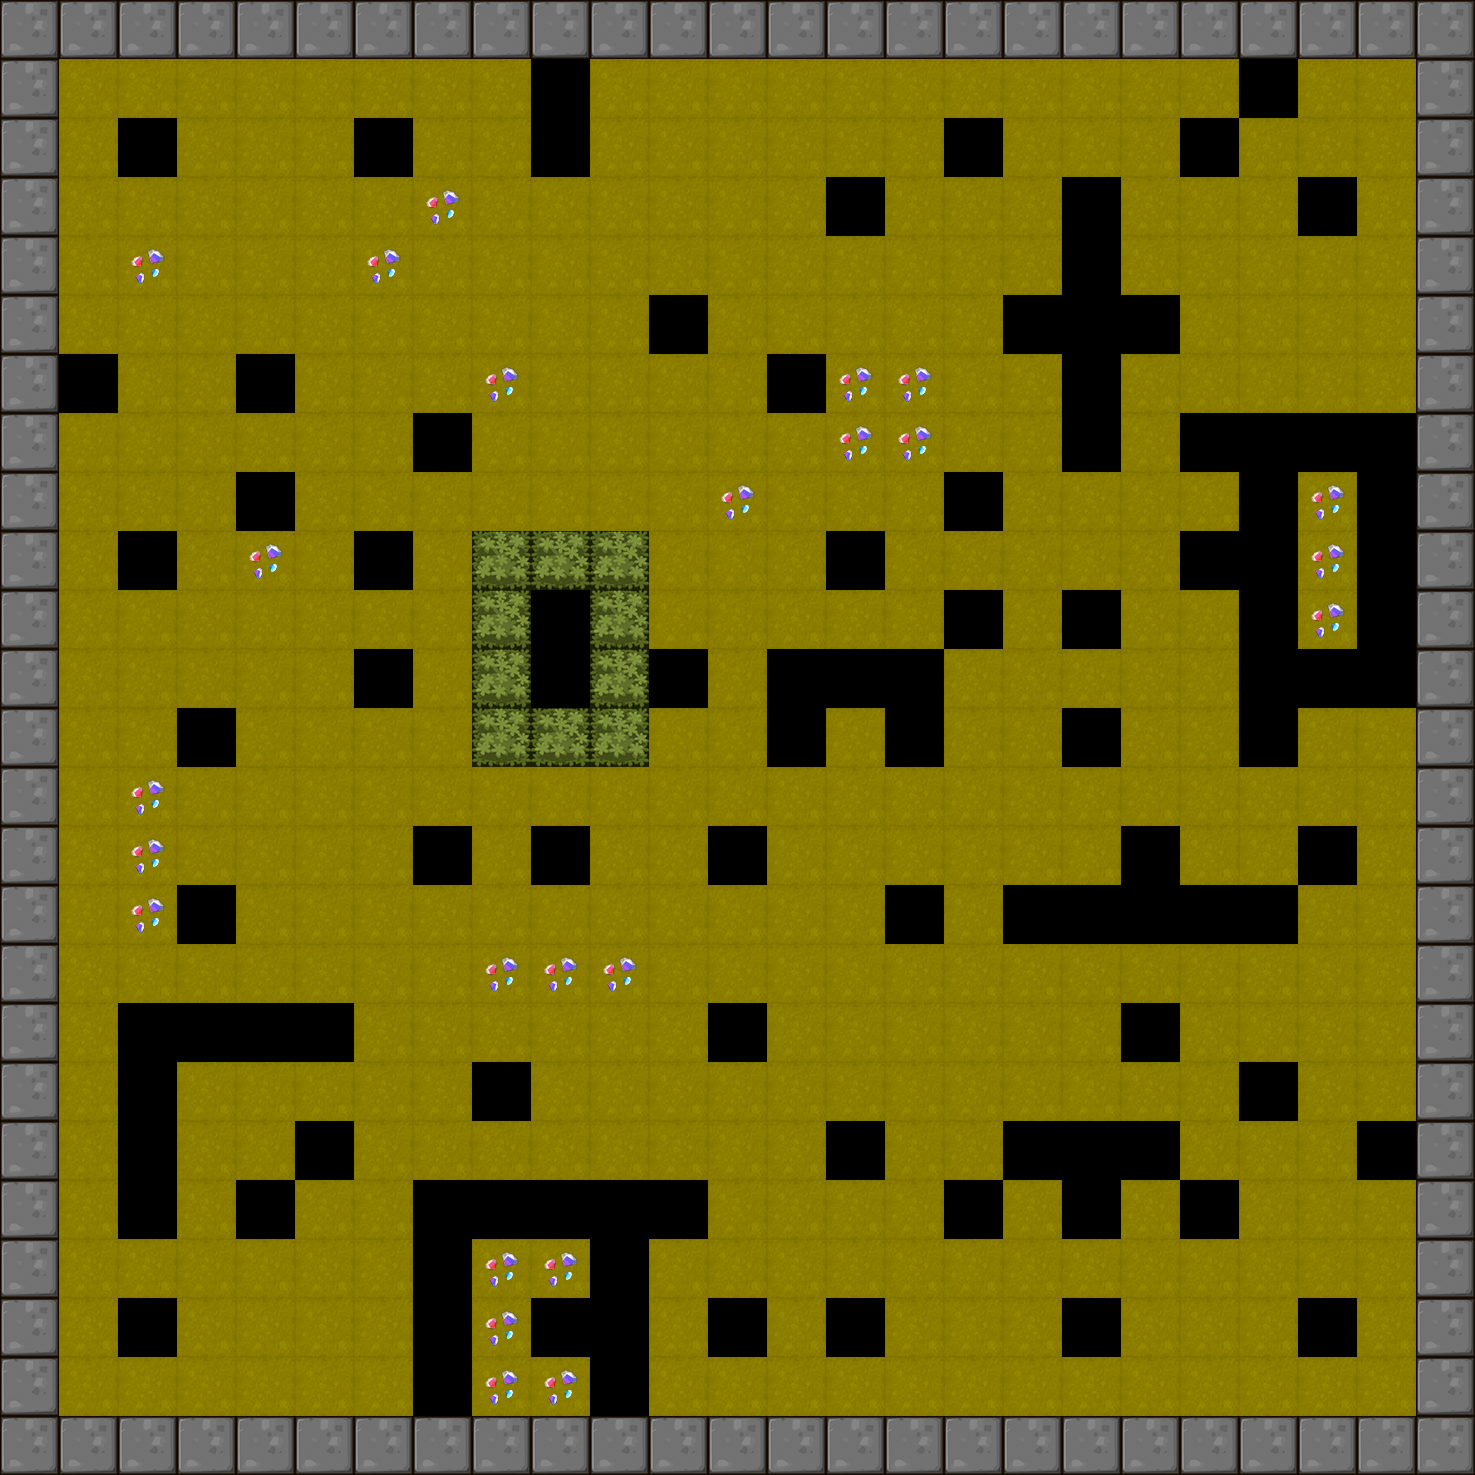

The image is a tile-based game level rendered from a .tmx file. Its description and source (layers, tilesets, objects; grid data summarised) follow:
An orthogonal 25x25 tile map with 59x59 px tiles, 1 tile layer (BackGround) and 9 objects (5x Shipper, 3x Hammer, Player).

<map version="1.0" orientation="orthogonal" renderorder="right-down" width="25" height="25" tilewidth="59" tileheight="59">
 <tileset firstgid="1" name="itemmap" tilewidth="59" tileheight="59">
  <image source="tileset2.png" trans="ff00ff" width="354" height="354" />
 </tileset>
 <layer name="BackGround" width="25" height="25">
  <data>[625 cells, 586 non-empty, 9 distinct tile ids]</data>
 </layer>
 <objectgroup name="RobotCharacter">
  <object name="Player" x="132.75" y="132.75" width="40" height="40" />
 </objectgroup>
 <objectgroup name="EnemyCharacter">
  <object name="Hammer" type="Hammer" x="1252.02" y="651.031" width="40" height="40" />
  <object name="Hammer" type="Hammer" x="598.955" y="1250.13" width="40" height="40" />
  <object name="Shipper" type="Shipper" x="126.414" y="1014.66" width="40" height="40" />
  <object name="Shipper" type="Shipper" x="1241.7" y="893.345" width="40" height="40" />
  <object name="Shipper" type="Shipper" x="1064.92" y="893.345" width="40" height="40" />
  <object name="Shipper" type="Shipper" x="773.761" y="661.109" width="40" height="40" />
  <object name="Hammer" type="Hammer" x="596.984" y="1314.49" width="40" height="40" />
  <object name="Shipper" type="Shipper" x="1130.78" y="1127.31" width="40" height="40" />
 </objectgroup>
</map>
